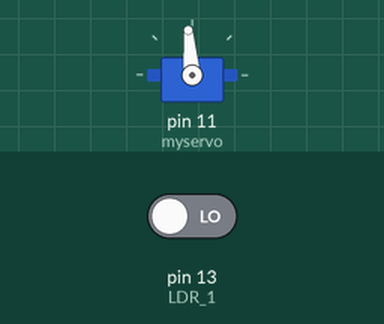
This sketch was run on a simulated Arduino Uno, built with avr-gcc and run on an emulated ATmega328P. Shown: servo. The inputs (shaded band) are chosen by the test bench; at power-on: pin 13 (LDR_1) LOW.

Above: at 1.2 s.
1.3 s: pin 13 (LDR_1) driven HIGH
At 2.5 s:
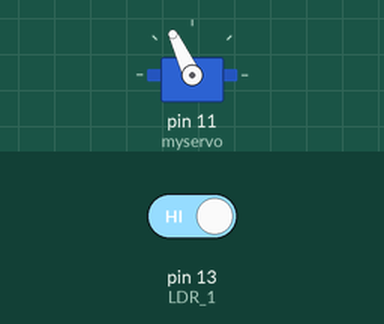
2.8 s: pin 13 (LDR_1) driven LOW
At 4.1 s:
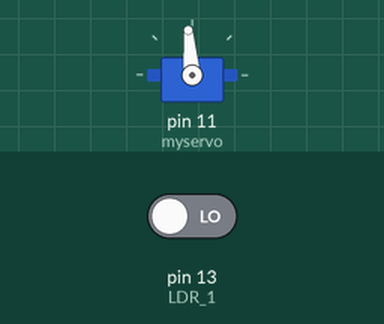
Timing chart, 0 to 5.8 s (numbered marks = the images above; inputs shaded):
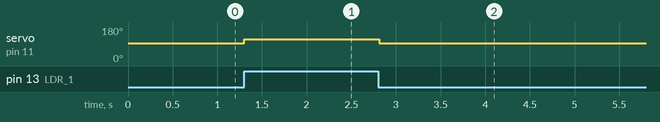

The sketch:

one_arm_demo.ino
```cpp
// LDR pins
#define LDR_1 13
//servo angles
#define angle1_u 95
#define angle1_s 115
// speed parameter
#define parameter1 2.8
#define parameter2 2.5
#define stay 60

#define inf 2147483647
//import header file
#include <Servo.h>

Servo myservo;
//timing variable
long val_now = 0, t1 = inf,t1_s = inf,t1_u = inf;
// woking state
bool flag1 = false;
//count the score
int score=0;
int wait,rest;

//get present time
long now()
{
  val_now = millis();
  return val_now;
}
//press function
void press_1()
{
  myservo.write(angle1_s);
  //reset t1
  t1 = inf;
  //start timing the press time
  t1_s = millis();
  score++;
}
//release function
void up_1()
{
  //reset
  t1_s = inf;
  myservo.write(angle1_u);
  //flag1=false;
  t1_u = millis();
}
void setup() {
  // put your setup code here, to run once:
  myservo.attach(11);  // attaches the servo on pin 11 to the servo object
  pinMode(LDR_1, INPUT);
  //initialise servos
  myservo.write(angle1_u);
}

void loop() {
  // put your main code here, to run repeatedly:
  //if there is a black block and the servo is not in previous event
  if (!flag1 && digitalRead(LDR_1) == HIGH)
  {
    flag1 = true;
    //start time when detect a black block
    t1 = millis();

  }
  //Servo 1
  //press
  if (flag1&&((now() - t1) > wait))
  {
    press_1();
  }
  //release
  if (flag1&&((now() - t1_s)> stay))
  {
    up_1();
  }
  //finish resting
  if (flag1&&((now() - t1_u)> (rest)))
  {
    t1_u = inf;
    flag1 = false;
  }

}
```

Measured:
- after the input at 1.3 s, servo on pin 11 (myservo): 95° → 115° at once
- after the input at 2.8 s, servo on pin 11 (myservo): 115° → 95° at once
